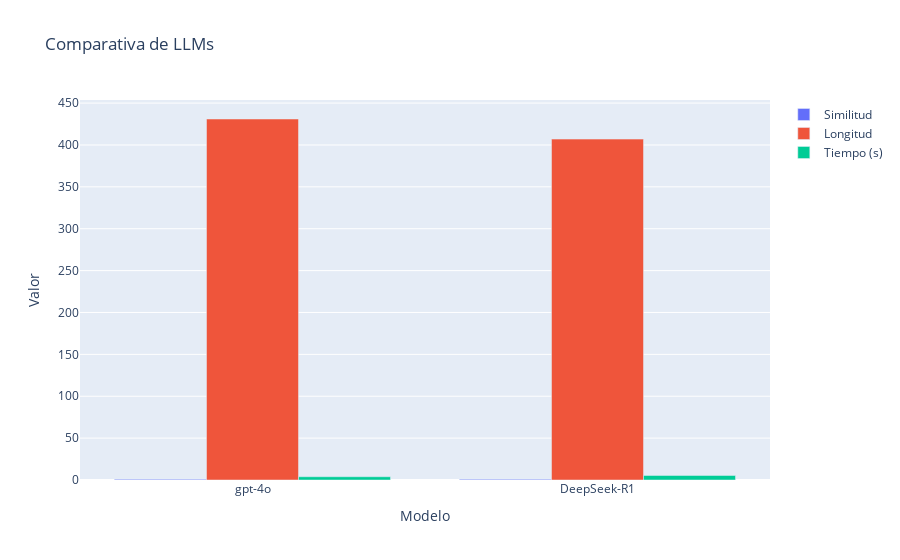

Notebook code for this chart:
### Code cell
user_question = "¿En qué condiciones climáticas se recomienda sembrar aguacate?"

df_result = compare_models(user_question)

### Figure 1 — Plotly figure (JSON) as saved in the notebook; plotly's stock layout.template omitted (floating-point values rounded to 4 significant figures)
{"data": [{"name": "Similitud", "type": "bar", "x": ["gpt-4o", "DeepSeek-R1"], "y": [0.8032, 0.7892]}, {"name": "Longitud", "type": "bar", "x": ["gpt-4o", "DeepSeek-R1"], "y": [431, 407]}, {"name": "Tiempo (s)", "type": "bar", "x": ["gpt-4o", "DeepSeek-R1"], "y": [3.87, 5.41]}], "layout": {"barmode": "group", "title": {"text": "Comparativa de LLMs"}, "xaxis": {"title": {"text": "Modelo"}}, "yaxis": {"title": {"text": "Valor"}}}}
